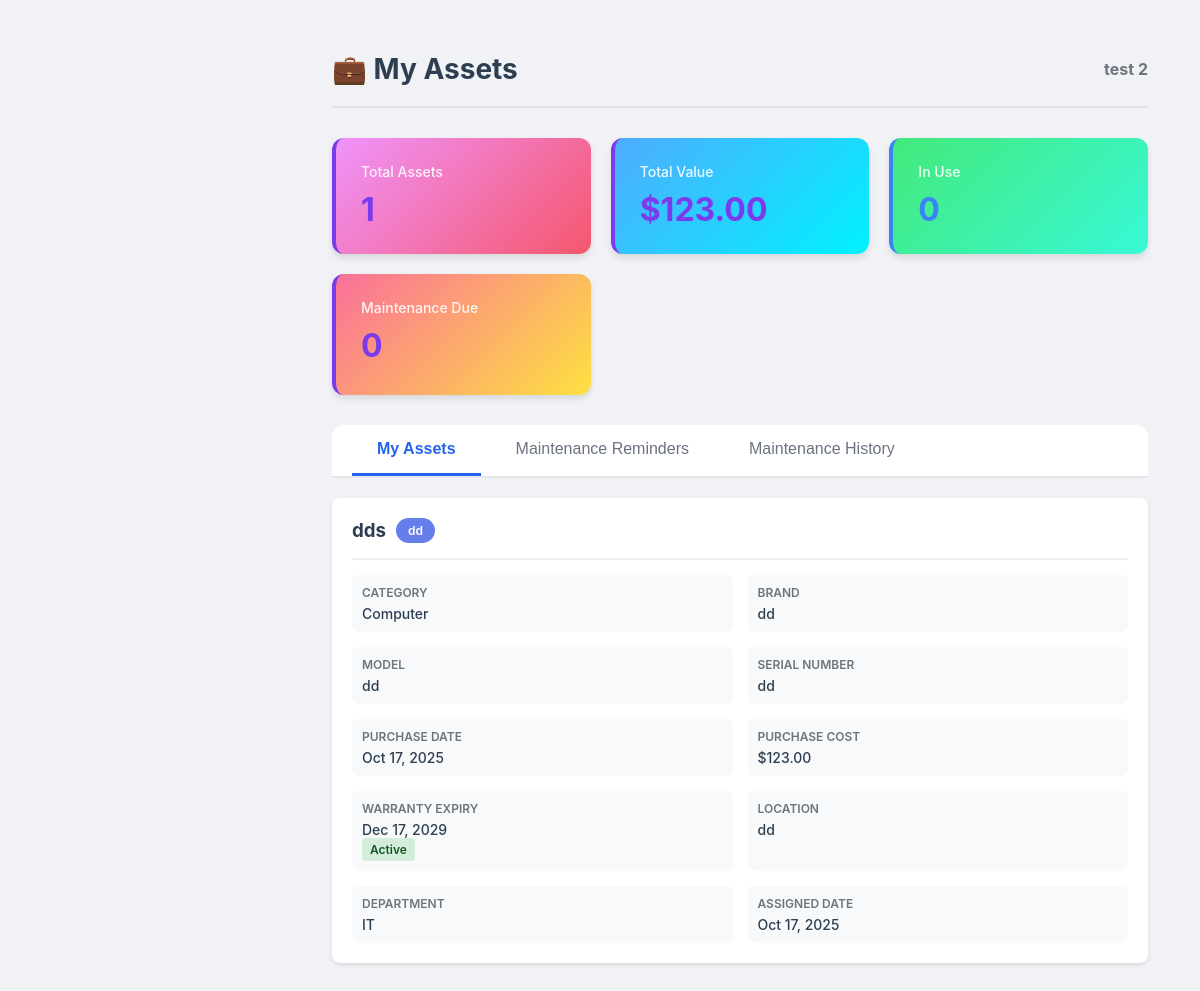
Page /users/userAsset.php (signed in) on the committed database.
### tables this page shows
CREATE TABLE `assets` (
  `id` int(11) NOT NULL,
  `asset_name` varchar(255) NOT NULL,
  `asset_code` varchar(100) NOT NULL,
  `category` varchar(100) DEFAULT NULL,
  `brand` varchar(100) DEFAULT NULL,
  `model` varchar(100) DEFAULT NULL,
  `serial_number` varchar(255) DEFAULT NULL,
  `purchase_date` date DEFAULT NULL,
  `purchase_cost` decimal(10,2) DEFAULT NULL,
  `supplier` varchar(255) DEFAULT NULL,
  `warranty_expiry` date DEFAULT NULL,
  `last_maintenance_date` date DEFAULT NULL,
  `location` varchar(255) DEFAULT NULL,
  `department` varchar(100) DEFAULT NULL,
  `status` enum('available','in_use','maintenance','retired') DEFAULT 'available',
  `description` text DEFAULT NULL,
  `assigned_to` int(11) DEFAULT NULL,
  `created_by` int(11) DEFAULT NULL,
  `created_at` timestamp NOT NULL DEFAULT current_timestamp(),
  `updated_at` timestamp NOT NULL DEFAULT current_timestamp() ON UPDATE current_timestamp()
);

### users/userAsset.php (the view, shortened to what this page needs)
<?php
include("../auth/config/database.php");
$user_id = $_SESSION['user_id'];
$user_name = $_SESSION['first_name'] . ' ' . $_SESSION['last_name'];
$assets = [];
$total_value = 0;
try {
    $query = "SELECT a.*,
              u.username as created_by_name,
              CONCAT(u.first_name, ' ', u.last_name) as created_by_fullname,
              (SELECT COUNT(*) FROM asset_maintenance am WHERE am.asset_id = a.id) as maintenance_count,
              (SELECT MAX(am.maintenance_date) FROM asset_maintenance am WHERE am.asset_id = a.id) as last_maintenance_date
              FROM assets a
              LEFT JOIN users u ON a.created_by = u.user_id
              WHERE a.assigned_to = ?
              ORDER BY a.created_at DESC";
    $stmt = $pdo->prepare($query);
    $stmt->execute([$user_id]);
    $assets = $stmt->fetchAll(PDO::FETCH_ASSOC);
    foreach ($assets as $asset) {
        if ($asset['purchase_cost']) {
            $total_value += $asset['purchase_cost'];
        }
    }
} catch (PDOException $e) {
    $error_message = "Error fetching assets: " . $e->getMessage();
}
$status_counts = [
    'In Use' => 0,
    'Maintenance' => 0,
    'Available' => 0,
    'Retired' => 0
];
$overdue_count = 0;
$upcoming_count = 0;
?>
<!DOCTYPE html>
<html lang="en">
<head>
    <link rel="stylesheet" href="../style/asset.css">
    <link rel="stylesheet" href="../auth/inc/navigation.css">
</head>
<body>
    <?php include("../auth/inc/Usidebar.php"); ?>
    <div class="main-content">
        <div class="inventory-container">
            <div class="inventory-header">
                <h1>💼 My Assets</h1>
                <div style="color: #6c757d;">
                    <strong><?php echo htmlspecialchars($user_name); ?></strong>
                </div>
            </div>
            <div class="stats-container">
                <div class="stat-card total">
                    <h3>Total Assets</h3>
                    <p class="stat-number"><?php echo count($assets); ?></p>
                </div>
                <div class="stat-card value">
                    <h3>Total Value</h3>
                    <p class="stat-number">$<?php echo number_format($total_value, 2); ?></p>
                </div>
                <div class="stat-card in-use">
                    <h3>In Use</h3>
                    <p class="stat-number"><?php echo $status_counts['In Use']; ?></p>
                </div>
                <div class="stat-card maintenance-due">
                    <h3>Maintenance Due</h3>
                    <p class="stat-number"><?php echo $overdue_count + $upcoming_count; ?></p>
                </div>
            </div>
            <div class="tabs">
                <button class="tab-button active" data-tab="assets">My Assets</button>
                <button class="tab-button" data-tab="reminders">
                    Maintenance Reminders
                </button>
                <button class="tab-button" data-tab="history">Maintenance History</button>
            </div>
            <div class="tab-content active" id="assets-tab">
                <?php if (count($assets) > 0): ?>
                    <?php foreach ($assets as $asset):
                        $warranty_status = '';
                        $warranty_class = '';
                        if ($asset['warranty_expiry']) {
                            $warranty_date = strtotime($asset['warranty_expiry']);
                            $current_date = time();
                            $days_until_expiry = ($warranty_date - $current_date) / (60 * 60 * 24);
                            if ($days_until_expiry < 0) {
                                $warranty_status = 'Expired';
                                $warranty_class = 'warranty-expired';
                            } elseif ($days_until_expiry < 90) {
                                $warranty_status = 'Expiring Soon';
                                $warranty_class = 'warranty-expiring';
                            } else {
                                $warranty_status = 'Active';
                                $warranty_class = 'warranty-active';
                            }
                        }
                    ?>
                        <div class="asset-details-card">
                            <div class="asset-details-header">
                                <div class="asset-details-title">
                                    <h3><?php echo htmlspecialchars($asset['asset_name']); ?></h3>
                                    <span class="asset-code-badge"><?php echo htmlspecialchars($asset['asset_code']); ?></span>
                                </div>
                                <span class="status-badge status-<?php echo strtolower(str_replace(' ', '-', $asset['status'])); ?>">
                                </span>
                            </div>
                            <div class="asset-details-grid">
                                <div class="detail-item">
                                    <div class="detail-label">Category</div>
                                    <div class="detail-value"><?php echo htmlspecialchars($asset['category']); ?></div>
                                </div>
                                <?php if ($asset['brand']): ?>
                                    <div class="detail-item">
                                        <div class="detail-label">Brand</div>
                                        <div class="detail-value"><?php echo htmlspecialchars($asset['brand']); ?></div>
                                    </div>
                                <?php endif; ?>
                                <?php if ($asset['model']): ?>
                                    <div class="detail-item">
                                        <div class="detail-label">Model</div>
                                        <div class="detail-value"><?php echo htmlspecialchars($asset['model']); ?></div>
                                    </div>
                                <?php endif; ?>
                                <?php if ($asset['serial_number']): ?>
                                    <div class="detail-item">
                                        <div class="detail-label">Serial Number</div>
                                        <div class="detail-value"><?php echo htmlspecialchars($asset['serial_number']); ?></div>
                                    </div>
                                <?php endif; ?>
                                <?php if ($asset['purchase_date']): ?>
                                    <div class="detail-item">
                                        <div class="detail-label">Purchase Date</div>
                                        <div class="detail-value"><?php echo date('M d, Y', strtotime($asset['purchase_date'])); ?></div>
                                    </div>
                                <?php endif; ?>
                                <?php if ($asset['purchase_cost']): ?>
                                    <div class="detail-item">
                                        <div class="detail-label">Purchase Cost</div>
                                        <div class="detail-value">$<?php echo number_format($asset['purchase_cost'], 2); ?></div>
                                    </div>
                                <?php endif; ?>
                                <?php if ($asset['warranty_expiry']): ?>
                                    <div class="detail-item">
                                        <div class="detail-label">Warranty Expiry</div>
                                        <div class="detail-value">
                                            <?php echo date('M d, Y', strtotime($asset['warranty_expiry'])); ?>
                                            <?php if ($warranty_status): ?>
                                                <br><span class="warranty-status <?php echo $warranty_class; ?>"><?php echo $warranty_status; ?></span>
                                            <?php endif; ?>
                                        </div>
                                    </div>
                                <?php endif; ?>
                                <?php if ($asset['location']): ?>
                                    <div class="detail-item">
                                        <div class="detail-label">Location</div>
                                        <div class="detail-value"><?php echo htmlspecialchars($asset['location']); ?></div>
                                    </div>
                                <?php endif; ?>
                                <?php if ($asset['department']): ?>
                                    <div class="detail-item">
                                        <div class="detail-label">Department</div>
                                        <div class="detail-value"><?php echo htmlspecialchars($asset['department']); ?></div>
                                    </div>
                                <?php endif; ?>
                                <div class="detail-item">
                                    <div class="detail-label">Assigned Date</div>
                                    <div class="detail-value"><?php echo date('M d, Y', strtotime($asset['created_at'])); ?></div>
                                </div>
                            </div>
                        </div>
                    <?php endforeach; ?>
                <?php endif; ?>
            </div>
        </div>
    </div>
</body>
</html>

### style/asset.css (style rules this page uses)
.inventory-container { padding: 20px; max-width: 1400px; margin: 0 auto; }
.inventory-header { display: flex; justify-content: space-between; align-items: center; margin-bottom: 30px; padding-bottom: 20px; border-bottom: 2px solid #e0e0e0; }
.inventory-header h1 { font-size: 28px; color: #2c3e50; margin: 0; }
.status-badge { display: inline-block; padding: 4px 12px; border-radius: 20px; font-size: 12px; font-weight: 500; }
* { margin: 0; padding: 0; box-sizing: border-box; }
body { font-family: 'Inter', -apple-system, BlinkMacSystemFont, 'Segoe UI', Roboto, sans-serif; background: #f8f9fc; color: #2d3748; min-height: 100vh; }
.stat-card { background: white; border-radius: 16px; padding: 24px; box-shadow: 0 2px 8px rgba(0, 0, 0, 0.04); transition: all 0.3s; border-left: 4px solid #7c3aed; }
.stat-card.in-use { border-left-color: #3b82f6; }
.stat-number { font-size: 36px; font-weight: 700; margin-bottom: 8px; color: #7c3aed; }
.stat-card.in-use .stat-number { color: #3b82f6; }
.status-badge { display: inline-block; padding: 6px 12px; border-radius: 20px; font-size: 12px; font-weight: 700; text-transform: uppercase; letter-spacing: 0.3px; }

### auth/inc/navigation.css (style rules this page uses)
* { margin: 0; padding: 0; box-sizing: border-box; }
body { font-family: 'Inter', -apple-system, BlinkMacSystemFont, 'Segoe UI', Roboto, 'Helvetica Neue', sans-serif; background: #f0f2f5; color: #1a202c; }
.main-content { margin-left: 280px; min-height: 100vh; transition: margin-left 0.3s cubic-bezier(0.4, 0, 0.2, 1); padding: 2rem; background: #f0f2f5; }

### users/userAsset.php (style rules this page uses)
.stats-container { display: grid; grid-template-columns: repeat(auto-fit, minmax(200px, 1fr)); gap: 20px; margin-bottom: 30px; }
.stat-card { background: linear-gradient(135deg, #667eea 0%, #764ba2 100%); color: white; padding: 25px; border-radius: 12px; box-shadow: 0 4px 6px rgba(0, 0, 0, 0.1); transition: transform 0.2s; }
.stat-card.total { background: linear-gradient(135deg, #f093fb 0%, #f5576c 100%); }
.stat-card.value { background: linear-gradient(135deg, #4facfe 0%, #00f2fe 100%); }
.stat-card.in-use { background: linear-gradient(135deg, #43e97b 0%, #38f9d7 100%); }
.stat-card.maintenance-due { background: linear-gradient(135deg, #fa709a 0%, #fee140 100%); }
.stat-card h3 { font-size: 14px; margin: 0 0 10px 0; opacity: 0.9; font-weight: 500; }
.stat-card .stat-number { font-size: 32px; font-weight: bold; margin: 0; }
.tabs { display: flex; gap: 10px; margin-bottom: 20px; border-bottom: 2px solid #e5e7eb; background: white; padding: 0 20px; border-radius: 12px 12px 0 0; }
.tab-button { padding: 15px 25px; background: none; border: none; cursor: pointer; font-size: 16px; color: #6b7280; border-bottom: 3px solid transparent; transition: all 0.3s; font-weight: 500; }
.tab-button.active { color: #2563eb; border-bottom-color: #2563eb; font-weight: 600; }
.tab-content { display: none; }
.tab-content.active { display: block; }
.asset-details-card { background: white; border-radius: 8px; padding: 20px; margin-bottom: 20px; box-shadow: 0 2px 4px rgba(0, 0, 0, 0.1); transition: all 0.3s; }
.asset-details-header { display: flex; justify-content: space-between; align-items: center; margin-bottom: 15px; padding-bottom: 15px; border-bottom: 2px solid #f0f0f0; }
.asset-details-title { display: flex; align-items: center; gap: 10px; flex-wrap: wrap; }
.asset-details-title h3 { margin: 0; color: #2c3e50; }
.asset-code-badge { background: #667eea; color: white; padding: 5px 12px; border-radius: 20px; font-size: 12px; font-weight: 600; }
.asset-details-grid { display: grid; grid-template-columns: repeat(auto-fit, minmax(250px, 1fr)); gap: 15px; }
.detail-item { padding: 10px; background: #f8f9fa; border-radius: 6px; }
.detail-label { font-size: 12px; color: #6c757d; margin-bottom: 5px; font-weight: 600; text-transform: uppercase; }
.detail-value { font-size: 14px; color: #2c3e50; font-weight: 500; }
.warranty-status { display: inline-block; padding: 4px 8px; border-radius: 4px; font-size: 12px; font-weight: 600; }
.warranty-active { background: #d4edda; color: #155724; }

### rows in the picture
assets: asset_name "dds", asset_code "dd", category "Computer", brand "dd", model "dd", serial_number "dd", purchase_date "Oct 17, 2025", purchase_cost "123.00", warranty_expiry "Dec 17, 2029", warranty_expiry "Active", location "dd", department "IT", created_at "Oct 17, 2025"

### other values in the picture
$user_name "test 2"
count($assets) "1"
$total_value "123.00"
$status_counts['In Use'] "0"
$overdue_count + $upcoming_count "0"
